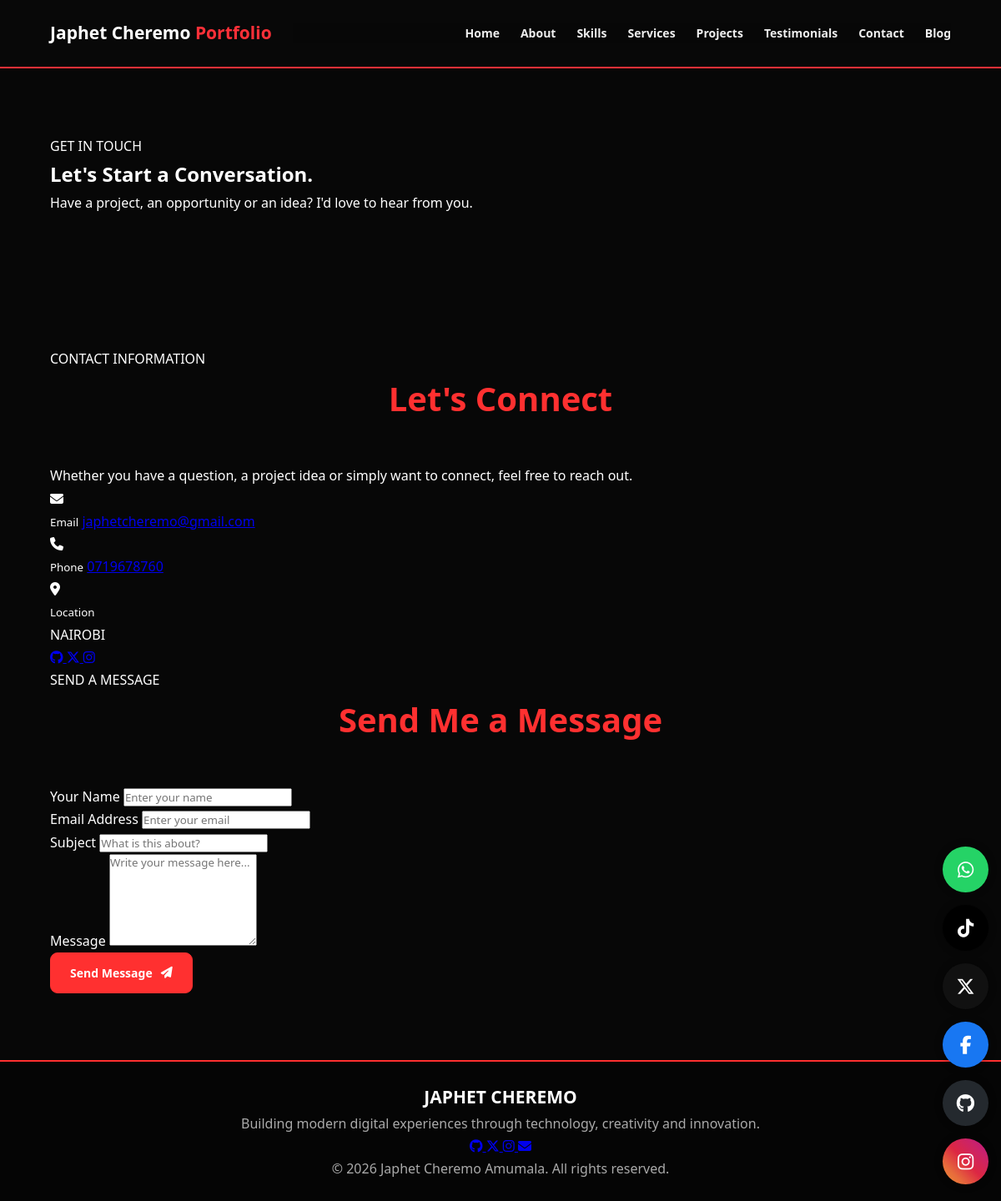
Page /contact/ on the earlier database version.
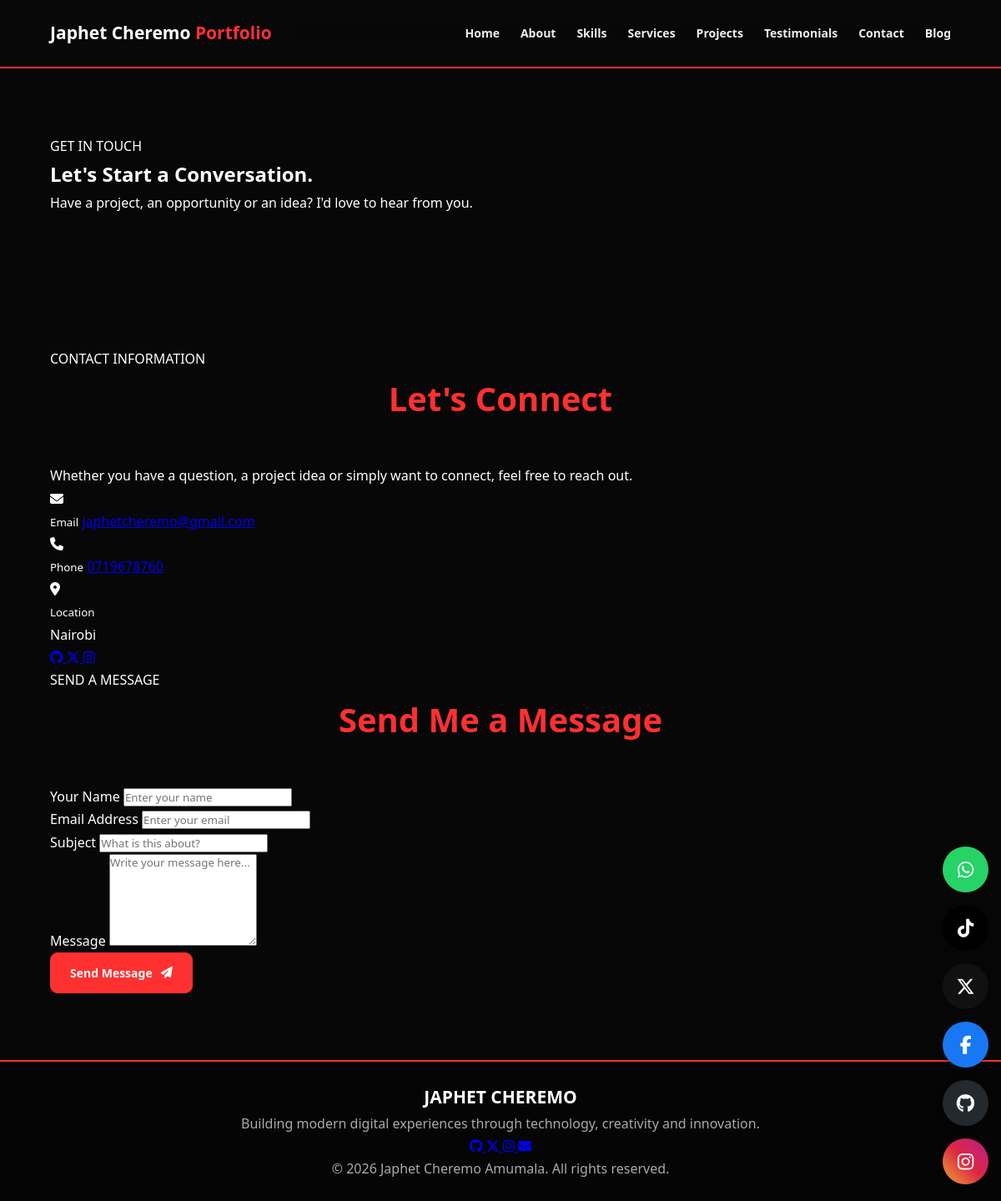
Same page on the later database version.
### kenya/models.py (models this page shows, shortened)
class Profile(models.Model):
    full_name = models.CharField(max_length=200)
    profession = models.CharField(max_length=200)
    slogan = models.CharField(max_length=300)
    email = models.EmailField()
    phone = models.CharField(max_length=20)
    location = models.CharField(max_length=200)
    bio = models.TextField()
    profile_image = models.ImageField(upload_to="profile/")
    cover_image = models.ImageField(upload_to="cover/")
    cv = models.FileField(upload_to="cv/")
    github = models.URLField(blank=True)
    linkedin = models.URLField(blank=True)
    twitter = models.URLField(blank=True)
    instagram = models.URLField(blank=True)
    facebook = models.URLField(blank=True)
    youtube = models.URLField(blank=True)
    whatsapp = models.CharField(max_length=20)
    created = models.DateTimeField(auto_now_add=True)

### kenya/views.py (the view, shortened to what this page needs)
# urls.py: path("contact/", views.contact, name="contact"),
def contact(request):
    profile = Profile.objects.first()
    context = {
        "profile": profile,
        "settings": SiteSettings.objects.first(),
    }
    return render(
        request,
        "kenya/contact.html",
        context
    )

### kenya/templates/kenya/contact.html (shortened to what this page needs)
{% extends 'base.html' %}
{% block content %}
<section class="inner-page-hero">
    <div class="container">
        <span class="page-eyebrow">GET IN TOUCH</span>
        <h1>Let's Start a <span>Conversation.</span></h1>
        <p>Have a project, an opportunity or an idea? I'd love to hear from you.</p>
    </div>
</section>
<section class="contact-page-section">
    <div class="container contact-page-grid">
        <div class="contact-information">
            <span class="page-eyebrow">CONTACT INFORMATION</span>
            <h2>Let's Connect</h2>
            <p>
                Whether you have a question, a project idea or simply want
                to connect, feel free to reach out.
            </p>
            <div class="contact-detail">
                <div class="contact-detail-icon">
                    <i class="fas fa-envelope"></i>
                </div>
                <div>
                    <small>Email</small>
                    <a href="mailto:{{ profile.email }}">{{ profile.email }}</a>
                </div>
            </div>
            <div class="contact-detail">
                <div class="contact-detail-icon">
                    <i class="fas fa-phone"></i>
                </div>
                <div>
                    <small>Phone</small>
                    <a href="tel:{{ profile.phone }}">{{ profile.phone }}</a>
                </div>
            </div>
            <div class="contact-detail">
                <div class="contact-detail-icon">
                    <i class="fas fa-location-dot"></i>
                </div>
                <div>
                    <small>Location</small>
                    <p>{{ profile.location }}</p>
                </div>
            </div>
            <div class="contact-social-links">
                {% if profile.github %}
                <a href="{{ profile.github }}" target="_blank" rel="noopener" aria-label="GitHub">
                    <i class="fab fa-github"></i>
                </a>
                {% endif %}
                {% if profile.twitter %}
                <a href="{{ profile.twitter }}" target="_blank" rel="noopener" aria-label="X">
                    <i class="fab fa-x-twitter"></i>
                </a>
                {% endif %}
                {% if profile.instagram %}
                <a href="{{ profile.instagram }}" target="_blank" rel="noopener" aria-label="Instagram">
                    <i class="fab fa-instagram"></i>
                </a>
                {% endif %}
            </div>
        </div>
        <div class="contact-form-card">
            <span class="page-eyebrow">SEND A MESSAGE</span>
            <h2>Send Me a Message</h2>
            <form method="POST" action="">
                <div class="form-group">
                    <label for="contact-name">Your Name</label>
                    <input type="text" id="contact-name" name="name" placeholder="Enter your name" required>
                </div>
                <div class="form-group">
                    <label for="contact-email">Email Address</label>
                    <input type="email" id="contact-email" name="email" placeholder="Enter your email" required>
                </div>
                <div class="form-group">
                    <label for="contact-subject">Subject</label>
                    <input type="text" id="contact-subject" name="subject" placeholder="What is this about?" required>
                </div>
                <div class="form-group">
                    <label for="contact-message">Message</label>
                    <textarea id="contact-message" name="message" rows="6" placeholder="Write your message here..." required></textarea>
                </div>
                <button type="submit" class="about-btn">
                    Send Message <i class="fas fa-paper-plane"></i>
                </button>
            </form>
        </div>
    </div>
</section>
{% endblock %}

### kenya/templates/base.html (shortened to what this page needs)
{% load static %}
<!DOCTYPE html>
<html lang="en">
<head>
    <link rel="stylesheet" href="https://cdnjs.cloudflare.com/ajax/libs/font-awesome/6.5.2/css/all.min.css">
    <link rel="stylesheet" href="{% static 'kenya/css/style.css' %}">
</head>
<body>
<header class="site-header">
    <div class="container header-container">
        <a href="{% url 'home' %}" class="site-logo">
            Japhet Cheremo <span>Portfolio</span>
        </a>
<nav class="main-navigation" id="main-navigation">
    <a href="{% url 'home' %}">Home</a>
    <a href="{% url 'about' %}">About</a>
    <a href="{% url 'home' %}#skills">Skills</a>
    <a href="{% url 'home' %}#services">Services</a>
    <a href="{% url 'projects' %}">Projects</a>
    <a href="{% url 'home' %}#testimonials">Testimonials</a>
    <a href="{% url 'contact' %}">Contact</a>
    <a href="{% url 'blog' %}">Blog</a>
</nav>
    </div>
</header>
<main>
    {% block content %}{% endblock %}
</main>
<footer class="site-footer">
    <div class="container">
        <a href="{% url 'home' %}" class="footer-logo">
            JAPHET <span>CHEREMO</span>
        </a>
        <p>
            Building modern digital experiences through technology,
            creativity and innovation.
        </p>
        <div class="footer-socials">
            <a href="https://github.com/japhetcheremo-cloud" aria-label="GitHub" target="_blank" rel="noopener">
                <i class="fab fa-github"></i>
            </a>
            <a href="https://x.com/JaphetCheremo" aria-label="X" target="_blank" rel="noopener">
                <i class="fab fa-x-twitter"></i>
            </a>
            <a href="https://www.instagram.com/honjaphetcheremo" aria-label="Instagram" target="_blank" rel="noopener">
                <i class="fab fa-instagram"></i>
            </a>
            <a href="mailto:japhetcheremo@gmail.com" aria-label="Email">
                <i class="fas fa-envelope"></i>
            </a>
        </div>
        <div class="footer-bottom">
            <p>
                &copy; {% now "Y" %} Japhet Cheremo Amumala.
                All rights reserved.
            </p>
        </div>
    </div>
</footer>
<div class="floating-social">
    <a href="https://wa.me/254719678760" class="social-btn whatsapp" aria-label="WhatsApp" target="_blank" rel="noopener">
        <i class="fab fa-whatsapp"></i>
    </a>
    <a href="https://www.tiktok.com/@japhet.cheremo" class="social-btn tiktok" aria-label="TikTok" target="_blank" rel="noopener">
        <i class="fab fa-tiktok"></i>
    </a>
    <a href="https://x.com/JaphetCheremo" class="social-btn twitter" aria-label="X" target="_blank" rel="noopener">
        <i class="fab fa-x-twitter"></i>
    </a>
    <a href="https://www.facebook.com/profile.php?id=61564247063691" class="social-btn facebook" aria-label="Facebook" target="_blank" rel="noopener">
        <i class="fab fa-facebook-f"></i>
    </a>
    <a href="https://github.com/japhetcheremo-cloud" class="social-btn github" aria-label="GitHub" target="_blank" rel="noopener">
        <i class="fab fa-github"></i>
    </a>
    <a href="https://www.instagram.com/honjaphetcheremo" class="social-btn instagram" aria-label="Instagram" target="_blank" rel="noopener">
        <i class="fab fa-instagram"></i>
    </a>
</div>
</body>
</html>

### kenya/static/kenya/css/style.css (style rules this page uses)
:root { --red: #ff3030; --red-dark: #d71920; --dark: #070707; --dark-soft: #0d0d0d; --card: #151515; --card-light: #1c1c1c; --white: #ffffff; --grey: #bdbdbd; --muted: #858585; --border: #292929; --transition: all 0.3s ease; }
* { margin: 0; padding: 0; box-sizing: border-box; scroll-behavior: smooth; }
html { scroll-behavior: smooth; scroll-padding-top: 110px; }
body { font-family: 'Segoe UI', Arial, sans-serif; background: var(--dark); color: var(--white); line-height: 1.7; overflow-x: hidden; }
a { transition: var(--transition); }
button, input, textarea { font-family: inherit; }
button { cursor: pointer; }
.container { width: 90%; max-width: 1200px; margin: auto; }
nav { position: sticky; top: 0; z-index: 10000; width: 100%; background: rgba(8, 8, 8, 0.97); backdrop-filter: blur(15px); border-bottom: 2px solid var(--red); }
section:not(#hero) { padding: 80px 0; }
section:not(#hero) h2 { text-align: center; font-size: clamp(26px, 4vw, 40px); color: var(--red); margin-bottom: 45px; font-weight: 800; }
footer { background: #050505; border-top: 2px solid var(--red); padding: 25px; text-align: center; }
footer p { color: #aaaaaa; margin: 0; }
.floating-social { position: fixed; right: 20px; bottom: 20px; z-index: 9999; display: flex; flex-direction: column; gap: 12px; }
.social-btn { width: 55px; height: 55px; display: flex; align-items: center; justify-content: center; border-radius: 50%; text-decoration: none; color: #ffffff; font-size: 22px; transition: var(--transition); box-shadow: 0 0 10px rgba(0, 0, 0, 0.4); }
.whatsapp { background: #25d366; }
.tiktok { background: #000000; }
.twitter { background: #111111; }
.facebook { background: #1877f2; }
.github { background: #24292e; }
.instagram { background: linear-gradient( 45deg, #f09433, #e6683c, #dc2743, #cc2366, #bc1888 ); }
.floating-social { right: 15px; gap: 15px; }
.about-btn { display: inline-flex; align-items: center; justify-content: center; gap: 10px; padding: 14px 23px; border-radius: 9px; background: var(--red); border: 1px solid var(--red); color: #ffffff; font-size: 14px; font-weight: 700; text-decoration: none; transition: var(--transition); }
.site-header { position: relative; z-index: 1000; width: 100%; background: #080808; border-bottom: 2px solid #ff3038; }
.header-container { display: flex; align-items: center; justify-content: space-between; min-height: 80px; gap: 25px; }
.site-logo, .footer-logo { color: #ffffff !important; text-decoration: none !important; font-size: 21px; font-weight: 800; white-space: nowrap; }
.site-logo span { color: #ff3038; }
.main-navigation { display: flex; align-items: center; justify-content: flex-end; gap: 25px; }
.main-navigation a { color: #eeeeee !important; text-decoration: none !important; font-size: 14px; font-weight: 600; transition: color 0.3s ease; }
.main-navigation { border: none !important; box-shadow: none !important; }
.main-navigation::before, .main-navigation::after { display: none !important; }

Differences in the rows shown:
changed Profile "japhetcheremo@gmail.com": location "NAIROBI" → "Nairobi"
